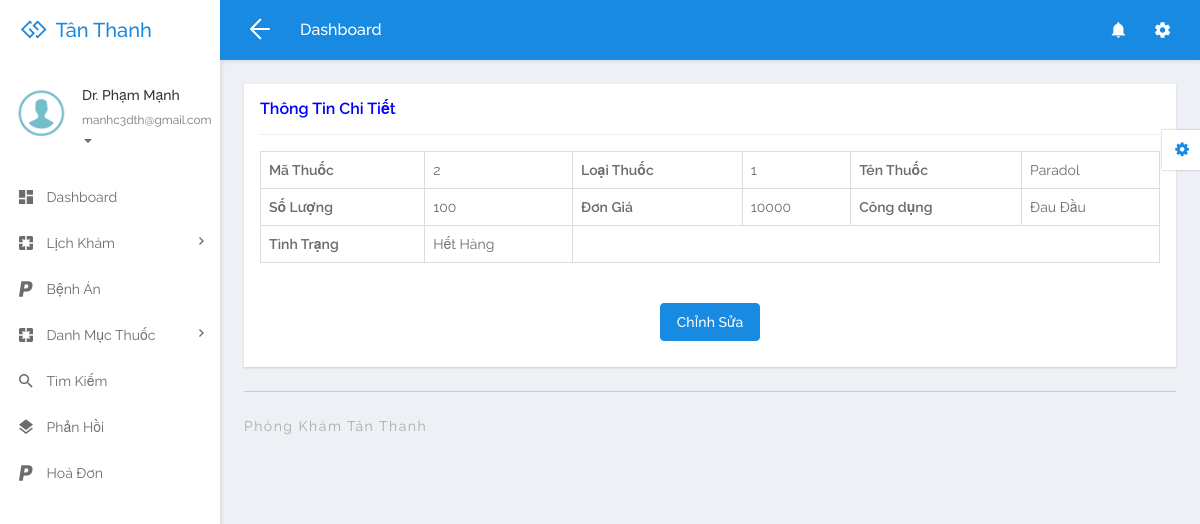
Page /doctor/update-medicine.php?editid=2 (signed in) on the committed database.
### tables this page shows
CREATE TABLE `tbldoctor` (
  `ID` int(5) NOT NULL,
  `FullName` varchar(250) DEFAULT NULL,
  `MobileNumber` bigint(10) DEFAULT NULL,
  `Email` varchar(250) DEFAULT NULL,
  `Specialization` varchar(250) DEFAULT NULL,
  `Password` varchar(259) DEFAULT NULL,
  `qrcode` varchar(255) DEFAULT NULL,
  `role` int(11) NOT NULL,
  `CreationDate` timestamp NULL DEFAULT current_timestamp()
);

CREATE TABLE `tblmedicine` (
  `ID` int(200) NOT NULL,
  `Name` varchar(200) DEFAULT NULL,
  `Category` varchar(200) DEFAULT NULL,
  `Quantity` int(200) DEFAULT NULL,
  `UnitPrice` int(11) DEFAULT NULL,
  `donvi` varchar(255) NOT NULL,
  `Uses` varchar(200) DEFAULT NULL,
  `Status` varchar(200) DEFAULT NULL
);

### doctor/update-medicine.php (the view, shortened to what this page needs)
<?php
include('includes/dbconnection.php');
if (strlen($_SESSION['damsid']==0)) {
  header('location:logout.php');
  } else{
  ?>
<!DOCTYPE html>
<html lang="en">
<head>
	<link rel="stylesheet" href="libs/bower/font-awesome/css/font-awesome.min.css">
	<link rel="stylesheet" href="libs/bower/material-design-iconic-font/dist/css/material-design-iconic-font.css">
	<link rel="stylesheet" href="libs/bower/animate.css/animate.min.css">
	<link rel="stylesheet" href="libs/bower/fullcalendar/dist/fullcalendar.min.css">
	<link rel="stylesheet" href="libs/bower/perfect-scrollbar/css/perfect-scrollbar.css">
	<link rel="stylesheet" href="assets/css/bootstrap.css">
	<link rel="stylesheet" href="assets/css/core.css">
	<link rel="stylesheet" href="assets/css/app.css">
</head>
<body class="menubar-left menubar-unfold menubar-light theme-primary">
<?php include_once('includes/header.php');?>
<?php include_once('includes/sidebar.php');?>
<main id="app-main" class="app-main">
  <div class="wrap">
	<section class="app-content">
		<div class="row">
			<div class="col-md-12">
				<div class="widget">
					<header class="widget-header">
						<h4 class="widget-title" style="color: blue">Thông Tin Chi Tiết</h4>
					</header>
					<hr class="widget-separator">
					<div class="widget-body">
						<div class="table-responsive">
<?php
                  $eid=$_GET['editid'];
                  $sql="SELECT * from tblmedicine  where ID = :eid";
                  $query = $dbh -> prepare($sql);
                  $query-> bindParam(':eid', $eid, PDO::PARAM_STR);
                  $query->execute();
                  $results=$query->fetchAll(PDO::FETCH_OBJ);
                  $cnt=1;
                  if($query->rowCount() > 0)
                  {
                  foreach($results as $row)
                  {?>
                                <table border="1" class="table table-bordered mg-b-0">
                                                              <tr>
                      <th>Mã Thuốc</th>
                      <td><?php  echo $aptno=($row->ID);?></td>
                      <th>Loại Thuốc</th>
                      <td><?php  echo $row->Category;?></td>
                      <th>Tên Thuốc</th>
                      <td><?php  echo $row->Name;?></td>
                    </tr>
                    <tr>
                      <th>Số Lượng</th>
                      <td><?php  echo $row->Quantity;?></td>
                      <th>Đơn Giá</th>
                      <td><?php  echo $row->UnitPrice;?></td>
                      <th>Công dụng</th>
                      <td><?php  echo $row->Uses;?></td>
                  </tr>
                      <th>Tình Trạng</th>
                      <td><?php  echo $row->Status;?></td>
                  <?php $cnt=$cnt+1;}
                }
?>
                  </table>
                  <br>
<?php
if ($status=="" ){
?>
<p align="center"  style="padding-top: 20px">
 <button class="btn btn-primary waves-effect waves-light w-lg" data-toggle="modal" data-target="#myModal">Chỉnh Sửa</button></p>
<?php } ?>
						</div>
					</div>
				</div>
			</div>
		</div>
	</section>
</div>
  <?php include_once('includes/footer.php');?>
</main>
<?php include_once('includes/customizer.php');?>
</body>
</html>
<?php }  ?>

### doctor/includes/sidebar.php (shortened to what this page needs)
<aside id="menubar" class="menubar light">
  <div class="app-user">
    <div class="media">
      <div class="media-left">
        <div class="avatar avatar-md avatar-circle">
          <a href="javascript:void(0)"><img class="img-responsive" src="assets/images/images.png" alt="avatar"/></a>
        </div>
      </div>
      <div class="media-body">
        <div class="foldable">
          <?php
$eid=$_SESSION['damsid'];
$sql="SELECT FullName,Email from  tbldoctor where ID=:eid";
$query = $dbh -> prepare($sql);
$query->bindParam(':eid',$eid,PDO::PARAM_STR);
$query->execute();
$results=$query->fetchAll(PDO::FETCH_OBJ);
foreach($results as $row)
{
$email=$row->Email;
$fname=$row->FullName;
}   ?>
          <h5><a href="javascript:void(0)" class="username"><?php  echo $fname ;?></a></h5>
          <ul>
            <li class="dropdown">
              <a href="javascript:void(0)" class="dropdown-toggle usertitle" data-toggle="dropdown" aria-haspopup="true" aria-expanded="false">
                <small><?php  echo $email;?></small>
                <span class="caret"></span>
              </a>
            </li>
          </ul>
        </div>
      </div>
    </div>
  </div>
  <div class="menubar-scroll">
    <div class="menubar-scroll-inner">
      <ul class="app-menu">
        <li class="has-submenu">
          <a href="dashboard.php">
            <i class="menu-icon zmdi zmdi-view-dashboard zmdi-hc-lg"></i>
            <span class="menu-text">Dashboard</span>
          </a>
        </li>
       <li class="has-submenu">
          <a href="javascript:void(0)" class="submenu-toggle">
            <i class="menu-icon zmdi zmdi-pages zmdi-hc-lg"></i>
            <span class="menu-text">Lịch Khám</span>
            <i class="menu-caret zmdi zmdi-hc-sm zmdi-chevron-right"></i>
          </a>
        </li>
        <li>
          <a href="medicalrecord.php">
            <i class="menu-icon zmdi zmdi-paypal zmdi-hc-lg"></i>
            <span class="menu-text">Bệnh Án</span>
          </a>
        </li>
        <li class="has-submenu">
          <a href="javascript:void(0)" class="submenu-toggle">
            <i class="menu-icon zmdi zmdi-pages zmdi-hc-lg"></i>
            <span class="menu-text">Danh Mục Thuốc</span>
            <i class="menu-caret zmdi zmdi-hc-sm zmdi-chevron-right"></i>
          </a>
        </li>
        <li>
          <a href="search.php">
            <i class="menu-icon zmdi zmdi-search zmdi-hc-lg"></i>
            <span class="menu-text">Tìm Kiếm</span>
          </a>
        </li>
        <li>
          <a href="appointment-bwdates.php">
            <i class="menu-icon zmdi zmdi-layers zmdi-hc-lg"></i>
            <span class="menu-text">Phản Hồi</span>
          </a>
        </li>
        <li>
          <a href="invoices.php">
            <i class="menu-icon zmdi zmdi-paypal zmdi-hc-lg"></i>
            <span class="menu-text">Hoá Đơn</span>
          </a>
        </li>
      </ul>
    </div>
  </div>
</aside>

### rows in the picture
tbldoctor: FullName "Dr. Phạm Mạnh", Email "manhc3dth@gmail.com"
tblmedicine: ID "2", Category "1", Name "Paradol", Quantity "100", UnitPrice "10000", Uses "Đau Đầu", Status "Hết Hàng"
